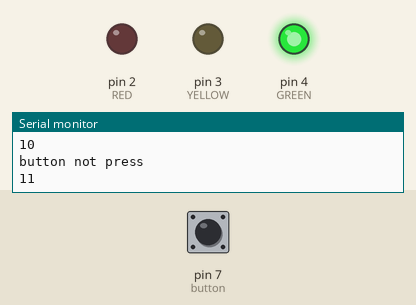
A sketch run on a simulated Arduino Uno, built with avr-gcc and run on an emulated ATmega328P. On the bench: output pins drawn as LEDs (lit = HIGH), the last lines printed to the serial monitor. Dashed ring = blinking. The inputs (shaded band) are chosen by the test bench; at power-on: pin 7 (button) HIGH.

Above: at 1.2 s.
1.3 s: pin 7 (button) pulled LOW for 0.15 s
At 5.2 s:
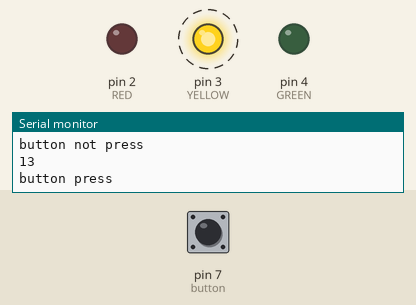
At 7.6 s:
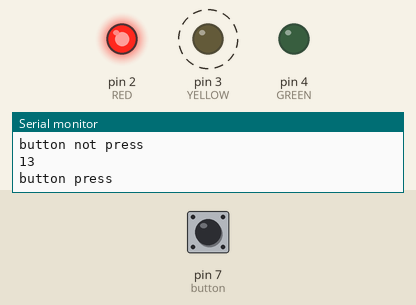
Timing chart, 0 to 13.4 s (numbered marks = the images above; inputs shaded):
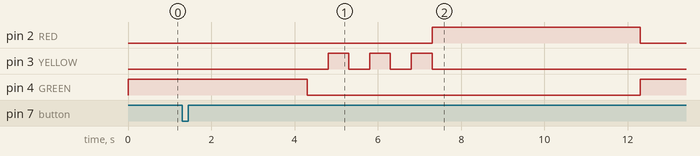

Measured:
- after the input at 1.3 s, pin 2 (RED): LOW → HIGH after 6.0 s instead of 11.7 s; pin 4 (GREEN): HIGH → LOW after 3.0 s instead of 8.7 s

The sketch:

task2.ino
```cpp
 // C++ code
//
int button = 7;
int GREEN = 4;
int YELLOW = 3;
int RED = 2;
int count = 0;
void setup() {
    pinMode(GREEN, OUTPUT);
  	pinMode(YELLOW, OUTPUT);
  	pinMode(RED, OUTPUT);
    pinMode(button, INPUT);
  	digitalWrite(GREEN, HIGH);
  	Serial.begin(9600);
}
void loop (){
  	count = 0;
  	Serial.println("Reload...");
  	while(count!=100) { // проверка получения сигнала
    	if(digitalRead(button) != HIGH){
          if(count < 70){
              delay(3000);
          }
          	count = 100;
          	Serial.println("button press");
        }else {
      	delay(100);
      	count++;
          Serial.println("button not press");
          Serial.println(count);
        }
    }
  	digitalWrite(GREEN, LOW);
  	for(int i=0; i<3; i++){
  		digitalWrite(YELLOW, LOW);
      	delay(500);
      	digitalWrite(YELLOW, HIGH);
      	delay(500);
  	}
  	digitalWrite(YELLOW, LOW);
  	digitalWrite(RED, HIGH);
    delay(5000);
  	digitalWrite(RED, LOW);
  	digitalWrite(GREEN, HIGH);
  	delay(5000);
}
```

task2.c
```cpp
 // C++ code
//
int button = 7;
int GREEN = 4;
int YELLOW = 3;
int RED = 2;
int count = 0;
void setup() {
    pinMode(GREEN, OUTPUT);
  	pinMode(YELLOW, OUTPUT);
  	pinMode(RED, OUTPUT);
    pinMode(button, INPUT);
  	digitalWrite(GREEN, HIGH);
  	Serial.begin(9600);
}
void loop (){
  	count = 0;
  	Serial.println("Reload...");
  	while(count!=100) { // проверка получения сигнала
    	if(digitalRead(button) != HIGH){
          if(count < 70){
              delay(3000);
          }
          	count = 100;
          	Serial.println("button press");
        }else {
      	delay(100);
      	count++;
          Serial.println("button not press");
          Serial.println(count);
        }
    }
  	digitalWrite(GREEN, LOW);
  	for(int i=0; i<3; i++){
  		digitalWrite(YELLOW, LOW);
      	delay(500);
      	digitalWrite(YELLOW, HIGH);
      	delay(500);
  	}
  	digitalWrite(YELLOW, LOW);
  	digitalWrite(RED, HIGH);
    delay(5000);
  	digitalWrite(RED, LOW);
  	digitalWrite(GREEN, HIGH);
  	delay(5000);
}
```
